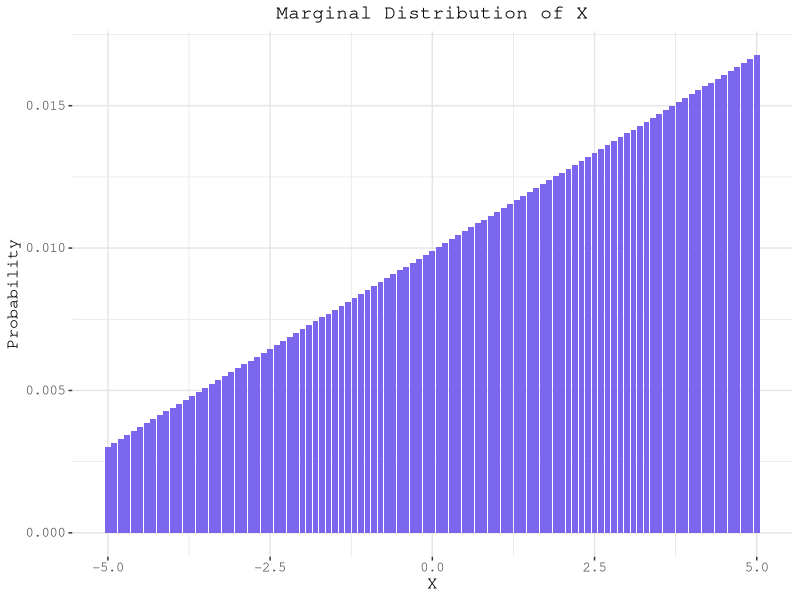
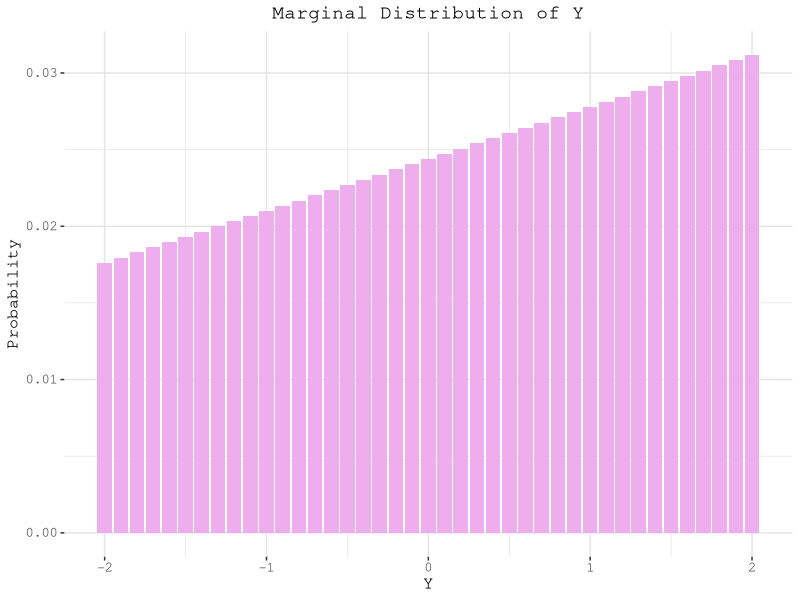
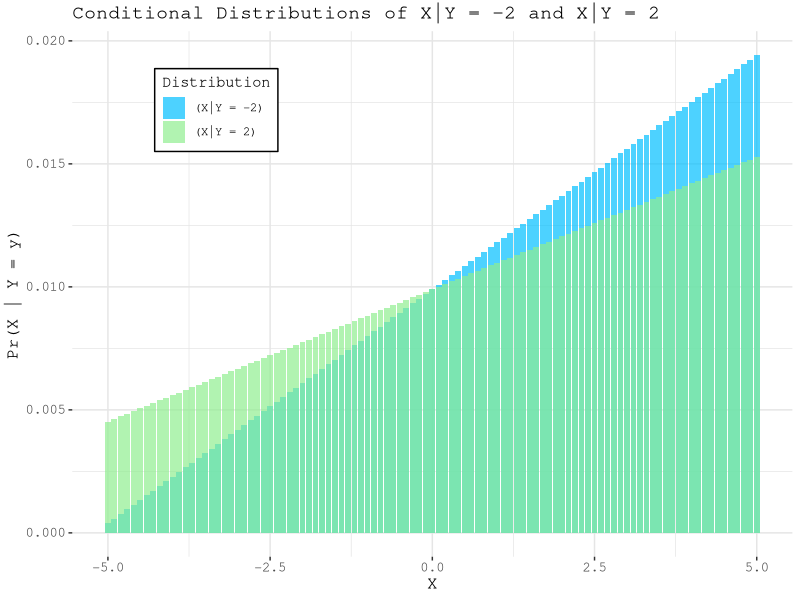

R code for these plots, in order:
# ECON 21020 PSET 1
# Danielle Guo
# 4/1/2026

library(ggplot2)
library(ggthemes)
rm(list = ls())

# QUESTION 10:
  # For the discrete joint distribution of (X, Y) given by 
  # X ∈ {−5, −4.9, . − 4.8, ..., 4.8, 4.9, 5}, Y ∈ {−2, −1.9, . − 1.8, ..., 1.8, 1.9, 2}. 
  # There are 101 possible values for X, and 41 for Y. The probability of point (x_i, y_j ) 
  # (corresponding to the i and jth elements of X and Y respectively)
  # p(x_i, y_j) = (i + j)/(sum(outer(1:101, 1:41, "+")))

### (A) Plot the marginal distributions of X and Y ###

#Assigning x and y R.V.s & creating lists to hold the values of the marginal distributions of X and Y.
xvalues = seq(-5, 5, length.out = 101)
yvalues = seq(-2, 2, length.out = 41)
ymargdist <- list()
xmargdist <- list()

#For each i, summing over all j to get the marginal distribution of x.
for (i in 1:101) {
  temp <- 0
  for (j in 1:41) {
    temp <- temp + ((i + j)/(sum(outer(1:101, 1:41, "+"))))
  }
  xmargdist[[i]] <- temp
}

#For each j, summing over all i to get the marginal distribution of Y.
for (j in 1:41) {
  temp <- 0
  for (i in 1:101) {
    temp <- temp + ((i + j)/(sum(outer(1:101, 1:41, "+"))))
  }
  ymargdist[[j]] <- temp
}

#Verifying that the probabilities sum to 1 for the marginal distributions. 
sum_x = 0
for (i in 1:101){
  sum_x <- sum_x + xmargdist[[i]]
}

sum_y = 0
for (j in 1:41){
  sum_y <- sum_y + ymargdist[[j]]
}

#Plotting marginal distribution of X.
df_x <- data.frame(
  x_x = xvalues,
  y_x = unlist(xmargdist)
)
ggplot(df_x, aes(x = x_x, y = y_x)) +
  geom_bar(stat = "identity", fill = "slateblue2") +
  labs(title = "Marginal Distribution of X", x = "X", y = "Probability") +
  theme(
    panel.background = element_rect(fill = "white"),
    plot.background  = element_rect(fill = "white"),
    panel.grid = element_line(color = "grey90"),
    text = element_text(family = "mono"),
    plot.title = element_text(family = "mono", size = 14, hjust = 0.5),
    axis.title = element_text(family = "mono", size = 12),
    axis.text = element_text(family = "mono", size = 10))

#Plotting marginal distribution of Y.
df_y <- data.frame(
  x_y = yvalues,
  y_y = unlist(ymargdist)
)
ggplot(df_y, aes(x = x_y, y = y_y)) +
  geom_bar(stat = "identity", fill = "plum2") +
  labs(title = "Marginal Distribution of Y", x = "Y", y = "Probability") +
  theme(
    panel.background = element_rect(fill = "white"),
    plot.background  = element_rect(fill = "white"),
    panel.grid = element_line(color = "grey90"),
    text = element_text(family = "mono"),
    plot.title = element_text(family = "mono", size = 14, hjust = 0.5),
    axis.title = element_text(family = "mono", size = 12),
    axis.text = element_text(family = "mono", size = 10))

###(B) On the same figure, plot two conditional distributions when Y = −2 and Y = 2.###

#For each i, determining conditional probability given that Y = -2.
condist_yneg2 <- list()
for (i in 1:101) {
  temp_c1 = 0
  j = 1
  temp_c1 <- temp_c1 + ((i + j)/(sum(outer(1:101, 1:41, "+"))))/ymargdist[[j]]
  condist_yneg2[[i]] <- temp_c1
}

#For each i, determining conditional probability given that Y = 2
condist_y2 <- list()
for (i in 1:101) {
  temp_c2 = 0
  j = 41
  temp_c2 <- temp_c2 + ((i + j)/(sum(outer(1:101, 1:41, "+"))))/ymargdist[[j]]
  condist_y2[[i]] <- temp_c2
}

#Verifying that the probabilities sum to 1 for the conditional distributions. 
sum_cx = 0
for (i in 1:101){
  sum_cx <- sum_cx + condist_y2[[i]]
}

sum_cy = 0
for (i in 1:101){
  sum_cy <- sum_cy + condist_yneg2[[i]]
}

#Plotting conditional distributions of X|Y = -2 and X|Y = 2.
df_yneg2 <- data.frame(
  x_neg2 = xvalues,
  y_neg2 = unlist(condist_yneg2)
)

df_y2 <- data.frame(
  x_2 = xvalues,
  y_2 = unlist(condist_y2)
)

ggplot() +
  geom_bar(data = df_yneg2, aes(x = x_neg2, y = y_neg2, fill = "(X|Y = -2)"), stat = "identity", alpha = 0.7) +
  geom_bar(data = df_y2, aes(x = x_2, y = y_2, fill = "(X|Y = 2)"), stat = "identity", alpha = 0.7) +
  scale_fill_manual(values = c("(X|Y = -2)" = "deepskyblue", "(X|Y = 2)" = "lightgreen")) +
  labs(title = "Conditional Distributions of X|Y = -2 and X|Y = 2", x = "X", y = "Pr(X | Y = y)", fill = "Distribution") +
  theme(
    panel.background = element_rect(fill = "white"),
    plot.background  = element_rect(fill = "white"),
    panel.grid = element_line(color = "grey90"),
    legend.background = element_rect(color = "black"),
    legend.position = c(0.2, 0.85),
    text = element_text(family = "mono"), 
    plot.title = element_text(family = "mono", size = 14),
    axis.title = element_text(family = "mono", size = 12),
    axis.text = element_text(family = "mono", size = 10))
